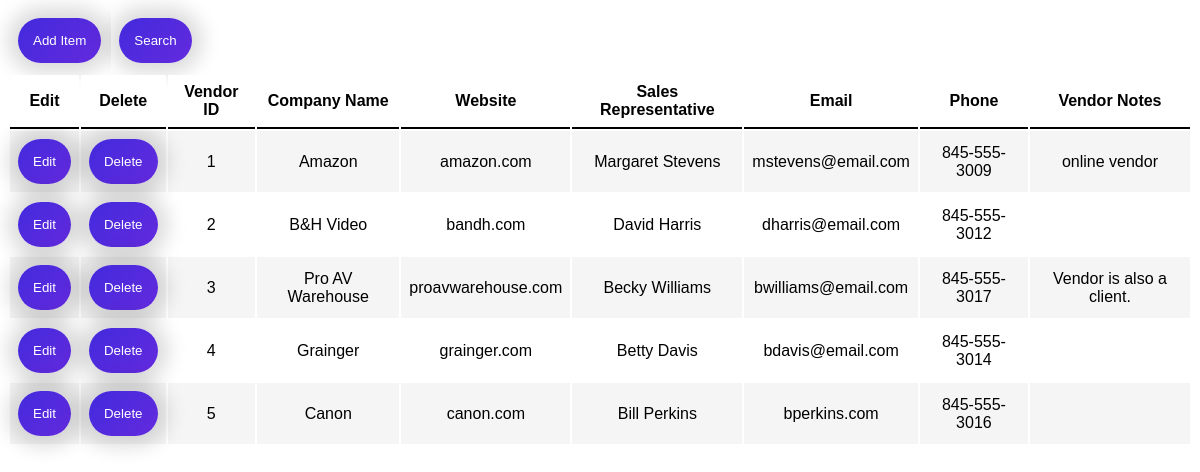
The app's page /vendor.php with its own data.
### tables this page shows
CREATE TABLE `vendor` (
  `vendor_ID` int(11) NOT NULL,
  `company_name` varchar(100) NOT NULL,
  `website` varchar(100) NOT NULL,
  `salesrep` varchar(50) DEFAULT NULL,
  `email` varchar(100) NOT NULL,
  `phone` varchar(15) NOT NULL,
  `is_inactive` tinyint(1) NOT NULL,
  `vendor_notes` varchar(255) NOT NULL
);

### classes/vendorSearch-contr.classes.php (called while the page is built, shortened)
<?php
class vendorSearchContr extends vendorSearch {
    private $searchType;
    private $searchContent;
    public function __construct($searchType, $searchContent)
    {
        if($searchType == "Vendor ID"){
            $searchType = "vendor_ID";
        } else if($searchType == "Company Name"){
            $searchType = "company_name";
        } else if($searchType == "Website"){
            $searchType = "website";
        } else if($searchType == "Sales Representative"){
            $searchType = "salesrep";
        } else if($searchType == "Email"){
            $searchType = "email";
        } else if($searchType == "Phone}"){
            $searchType = "phone";
        } else if($searchType == "Vendor Notes"){
            $searchType = "vendor_notes";
        } else {
            $searchType = " ";
        }
        $this->searchType = $searchType;
        $this->searchContent = $searchContent;
    }
    public function searchProducts() {
        $this->getProducts($this->searchType, $this->searchContent);
    }
}

### includes/vendorSearch.inc.php (called while the page is built, shortened)
<?php
    include "classes/vendorSearch.classes.php";
    include "classes/vendorSearch-contr.classes.php";
    $searchProduct = new vendorSearchContr($searchType, $searchContent);
    $searchProduct-> searchProducts($searchType, $searchContent);

### classes/vendorSearch.classes.php (the view, shortened to what this page needs)
<?php
class vendorSearch extends Dbh {
    protected function getProducts($searchType, $searchContent) {
        $stmt = $this->connect();
        $getData = $stmt->query($_SESSION["searchTypeInput_vendor"]);
        foreach($getData as $row){
            if($row['is_inactive'] == 0){
                echo "<tr  class = 'inventoryItem'>";
                $p_id = "'".$row['vendor_ID']."'";
                $p_company_name = "'".$row['company_name']."'";
                $p_website = "'".$row['website']."'";
                $p_salesrep = "'".$row['salesrep']."'";
                $p_email = "'".$row['email']."'";
                $p_phone = "'".$row['phone']."'";
                $p_vendor_notes = "'".$row['vendor_notes']."'";
                printf('<td><button type="button" onclick="editPane_vendor(%s,%s, %s,%s,%s,%s,%s)">Edit</button>',$p_id,$p_company_name,$p_website,$p_salesrep, $p_email, $p_phone, $p_vendor_notes);
                echo "<form name='remove' action='./includes/vendorRemove.inc.php' method='post'>";
                echo "<td><label for 'Delete button'><button type='submit' name='submit' value='submit'>Delete</button></label>";
                echo "</form>";
                echo "<td> {$row['vendor_ID']} </td>";
                echo "<td> {$row['company_name']} </td>";
                echo "<td> {$row['website']} </td>";
                echo "<td> {$row['salesrep']} </td>";
                echo "<td> {$row['email']} </td>";
                echo "<td> {$row['phone']} </td>";
                echo "<td> {$row['vendor_notes']} </td>";
                echo "</tr>";
            }
        }
    }
}

### css/homePage.css (style rules this page uses)
html, body { height: 100%; }

### css/inventoryStyle.css (style rules this page uses)
html { font-family: sans-serif; }
.inventoryItem { margin: 25px; }
.inventoryItem:nth-child(even) { background-color: rgb(245, 245, 245); }
button { text-align: center; }
button,input[type="submit"] { border: none; padding: 15px; border-radius: 100px; background: linear-gradient(135.76deg, #452ADD 7.5%, #602add 88.59%); color: rgb(255, 255, 255); box-shadow: 0px 0px 20px 10px rgba(0, 0, 0, 0.15); transition: padding 0.5s, font-weight 0.5s; }

### records on screen
vendor: vendor_ID "1", company_name "Amazon", website "amazon.com", salesrep "Margaret Stevens", email "mstevens@email.com", phone "845-555-3009", vendor_notes "online vendor"
vendor: vendor_ID "2", company_name "B&H Video", website "bandh.com", salesrep "David Harris", email "dharris@email.com", phone "845-555-3012"
vendor: vendor_ID "3", company_name "Pro AV Warehouse", website "proavwarehouse.com", salesrep "Becky Williams", email "bwilliams@email.com", phone "845-555-3017", vendor_notes "Vendor is also a client."
vendor: vendor_ID "4", company_name "Grainger", website "grainger.com", salesrep "Betty Davis", email "bdavis@email.com", phone "845-555-3014"
vendor: vendor_ID "5", company_name "Canon", website "canon.com", salesrep "Bill Perkins", email "bperkins.com", phone "845-555-3016"
